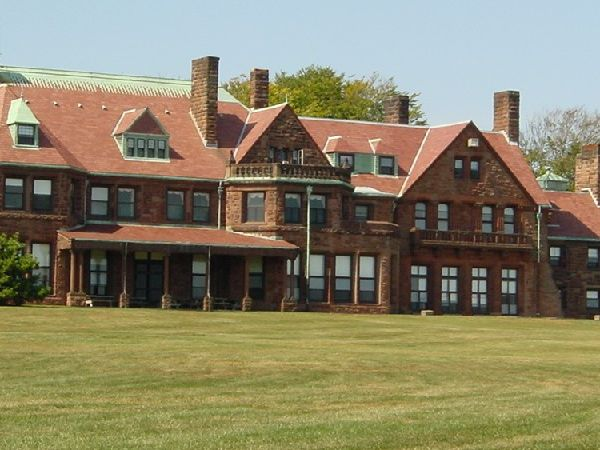
#> input picture lecture_3/input/1-004-1.jpg, 600 x 450 px
$ python main.py
#> lines starting #> are read from the running program, lines starting #| are printed output that depends on the picture; after the words box and inside, x2 and y2 are one past the last pixel; in counts of white or black regions, pixels touching at a corner belong together
import cv2
import matplotlib.pyplot as plt
import numpy as np
from PIL import Image


class ImageProcessing:
    def __init__(self, path_src, path_tmp):
#> called with path_src = './input/1-004-1.jpg', path_tmp = './input/test.png'
        self.img = cv2.imread(path_src)
#> self.img is the input picture: shape (450, 600, 3); mean B, G, R 103.8, 130.5, 137
        temp = cv2.imread(path_tmp)
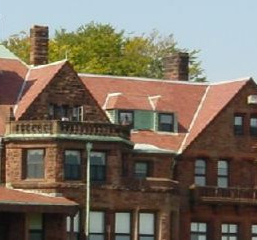
#> input picture lecture_3/input/test.png, 257 x 240 px
#> temp is the input picture: shape (240, 257, 3); mean B, G, R 97, 110.7, 122

        # グレースケール変換
        self.gray = cv2.cvtColor(self.img, cv2.COLOR_RGB2GRAY)
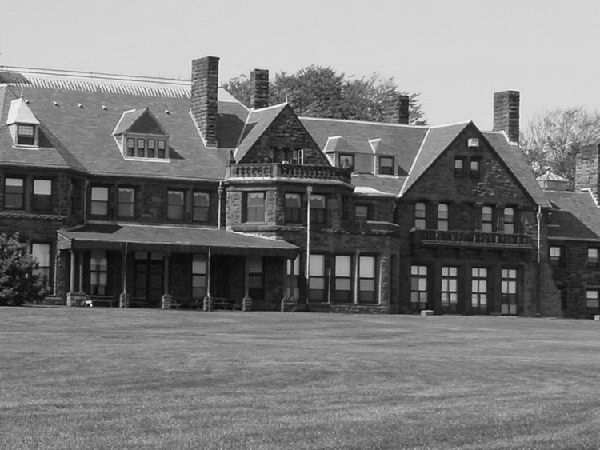
#> self.gray: shape (450, 600); min 1, max 253, mean 123.3
        self.temp = cv2.cvtColor(temp, cv2.COLOR_RGB2GRAY)
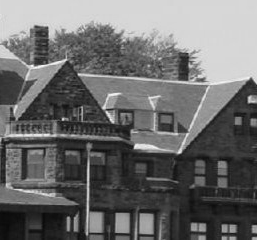
#> self.temp: shape (240, 257); min 8, max 246, mean 107.9

        # テンプレート画像の高さ・幅
        self.h, self.w = self.temp.shape
#> self.h = 240; self.w = 257

        # [9 lines of commented-out code are left out]

    def template_matching_ssd(self, src, temp):
        # 画像の高さ・幅を取得
        h, w = src.shape
#> h = 450; w = 600
        ht, wt = temp.shape[0], temp.shape[1]
#> ht = 240; wt = 257
        print(h, w)
#| 450 600
        print(temp.shape, ht, wt)
#| (240, 257) 240 257

        # スコア格納用の二次元配列
        score = np.empty((h-ht, w-wt))

        # 走査
        for dy in range(0, h - ht):
            for dx in range(0, w - wt):
                #　二乗誤差の和を計算
                diff = (src[dy:dy + ht, dx:dx + wt] - temp)**2
                score[dy, dx] = diff.sum()
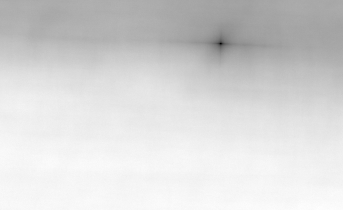
#> score: shape (210, 343) float64; min 1968412, max 6948876, mean 6170169.9; drawn with min black and max white

        print(score)
#> (printed output is left out)

        # スコアが最小の走査位置を返す
        pt = np.unravel_index(score.argmin(), score.shape)
#> pt = (43, 220)

        return (pt[1], pt[0])

    def main(self):
        pt = self.template_matching_ssd(self.gray, self.temp)
#> pt = (220, 43)

        print((pt[1], pt[0]))
#| (43, 220)
        # テンプレートマッチングの結果を出力
        cv2.rectangle(self.img, (pt[0], pt[1]), (pt[0] + self.w, pt[1] + self.h), (0, 0, 200), 3)
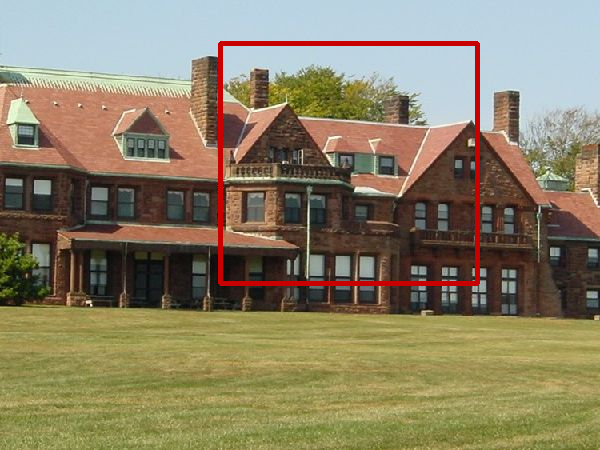
#> self.img: shape (450, 600, 3); 1.84% of pixels changed, all inside (x1, y1, x2, y2) = (218, 41, 480, 286)

        # 結果を出力
        cv2.imwrite('./output/ssd2.png', self.img)

    # [74 lines left out: functions get_image_data, show, get_monochrome_data, get_contrast_data, get_cdf_data, not called in this run]

    def display_cv_image(self, img, e_img, format='.jpg'):
        cv2.imwrite('./data/contrast/test.jpg', img)

    # [65 lines left out: functions add_edge, affin, rotation_matrix, geometric_transformation, local_processing, not called in this run]

    # def local_processing(self):
    #     pass


if __name__ == '__main__':
    path_src = './input/1-004-1.jpg'
    path_tmp = './input/test.png'

    process = ImageProcessing(path_src, path_tmp)
    process.main()
